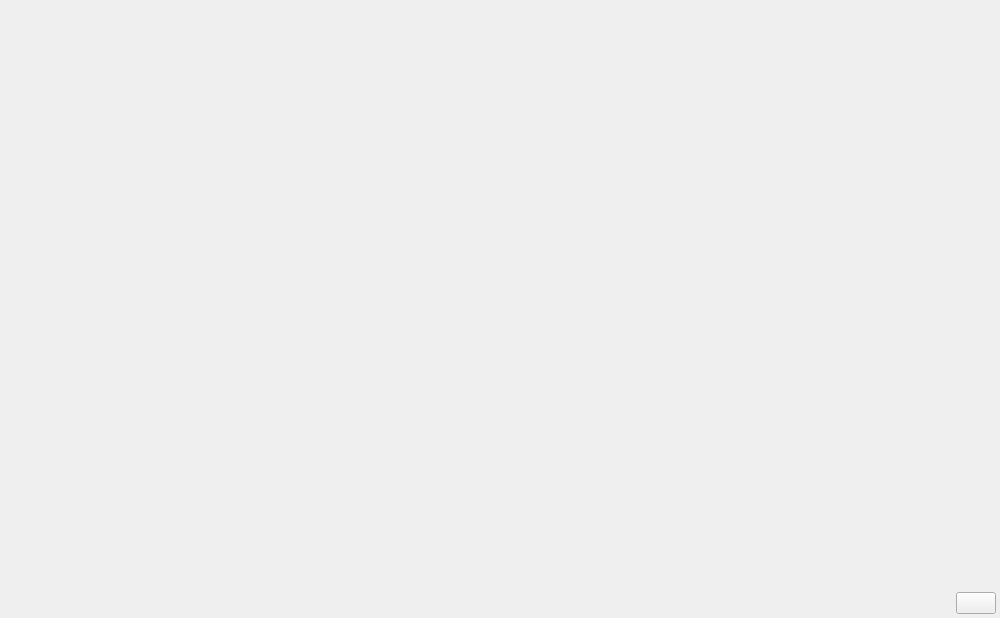
<?xml version="1.0" encoding="UTF-8"?>
<ui version="4.0">
 <class>UserManager</class>
 <widget class="QWidget" name="UserManager">
  <property name="geometry">
   <rect>
    <x>0</x>
    <y>0</y>
    <width>1000</width>
    <height>618</height>
   </rect>
  </property>
  <property name="windowTitle">
   <string>用户管理</string>
  </property>
  <layout class="QGridLayout" name="gridLayout">
   <property name="leftMargin">
    <number>4</number>
   </property>
   <property name="topMargin">
    <number>4</number>
   </property>
   <property name="rightMargin">
    <number>4</number>
   </property>
   <property name="bottomMargin">
    <number>4</number>
   </property>
   <property name="spacing">
    <number>0</number>
   </property>
   <item row="1" column="1">
    <widget class="TransparentToolButton" name="pb_add">
     <property name="text">
      <string/>
     </property>
    </widget>
   </item>
   <item row="1" column="0">
    <spacer name="horizontalSpacer">
     <property name="orientation">
      <enum>Qt::Horizontal</enum>
     </property>
     <property name="sizeHint" stdset="0">
      <size>
       <width>40</width>
       <height>20</height>
      </size>
     </property>
    </spacer>
   </item>
   <item row="0" column="0" colspan="2">
    <widget class="ScrollArea" name="scrollArea">
     <property name="styleSheet">
      <string notr="true">QScrollArea{
	border:none;
}</string>
     </property>
     <property name="widgetResizable">
      <bool>true</bool>
     </property>
     <widget class="QWidget" name="scrollAreaWidgetContents">
      <property name="geometry">
       <rect>
        <x>0</x>
        <y>0</y>
        <width>992</width>
        <height>587</height>
       </rect>
      </property>
      <layout class="QGridLayout">
       <property name="leftMargin">
        <number>16</number>
       </property>
       <property name="topMargin">
        <number>16</number>
       </property>
       <property name="rightMargin">
        <number>16</number>
       </property>
       <property name="bottomMargin">
        <number>16</number>
       </property>
       <item row="0" column="0">
        <layout class="QGridLayout" name="gl_userinfo"/>
       </item>
       <item row="1" column="0">
        <spacer name="verticalSpacer">
         <property name="orientation">
          <enum>Qt::Vertical</enum>
         </property>
         <property name="sizeHint" stdset="0">
          <size>
           <width>20</width>
           <height>40</height>
          </size>
         </property>
        </spacer>
       </item>
      </layout>
     </widget>
    </widget>
   </item>
  </layout>
 </widget>
 <customwidgets>
  <customwidget>
   <class>ScrollArea</class>
   <extends>QScrollArea</extends>
   <header>qfluentwidgets</header>
   <container>1</container>
  </customwidget>
  <customwidget>
   <class>TransparentToolButton</class>
   <extends>QPushButton</extends>
   <header>qfluentwidgets</header>
  </customwidget>
 </customwidgets>
 <resources/>
 <connections/>
</ui>
